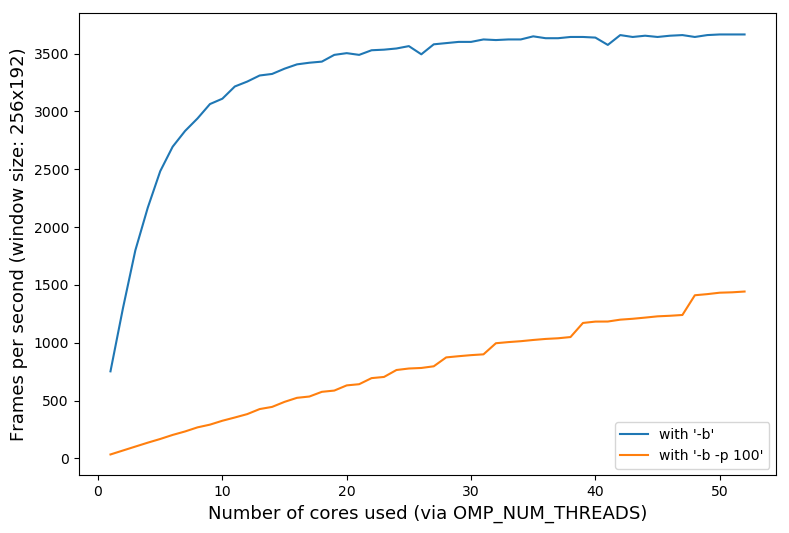

Python code for this plot:
#!/usr/bin/env python2
#
# Process and plot logs generated by two test executions:
#
# - One with normal benchmarking (i.e. option '-b')
# - One with option "-p 100" set, in addition to '-b'.
#
# The second one tells my code to reuse NOTHING from the previous
# frame; and recompute each and every pixel. This means we no longer
# run the Xaos algorithm - we use the pure AVX ('-v', default)
# algorithm, so we become completely CPU bound.
#
# By default, '-p' is set to 0.75, which means only 0.75%
# pixels are actually computed; the rest (99.25%) are copied
# from the previous frame, making the process memory-bandwidth-bound,
# and not CPU-bound. This is why by default we run so fast;
# but that also explains why we don't scale linearly with
# more cores - memory bandwidth is, still, the final frontier.
#
# /u/JanneJM asked me about this in the Reddit/programming
# thread (https://bit.ly/3AXdqG2), so I managed to run the code
# in a machine with 52 cores, with this command:
#
## First execution: '-p' set to default, 0.75. We expect this to be
## memory bound, and not scale linearly with more cores:
#
# for ((i=1; i<=$(nproc); i++)); do 
#    printf "%02d thread(s): " $i 
#    OMP_NUM_THREADS=$i SDL_VIDEODRIVER=dummy ./src/mandelSSE -b 256 192 |& grep Frames/ 
# done | tee log.txt
#
## Second execution: '-p' set to 100%!
## This is completely CPU bound, so it should scale linearly with more cores:
#
# for ((i=1; i<=$(nproc); i++)); do 
#    printf "%02d thread(s): " $i 
#    OMP_NUM_THREADS=$i SDL_VIDEODRIVER=dummy ./src/mandelSSE -b -p 100 256 192 |& grep Frames/ 
# done | tee log2.txt
#
# This script processes the two log files, and shows the difference :-)

from matplotlib import pyplot as plt

## agg backend is used to create plot as a .png file
# mpl.use('agg')

data_without_p_set = [
    float(line.split()[-1])
    for line in open("log.txt").readlines()
]
data_with_p_set = [
    float(line.split()[-1])
    for line in open("log2.txt").readlines()
]
assert len(data_with_p_set) == len(data_without_p_set)
cores_used = list(range(1,len(data_without_p_set)+1))

# Create a figure instance
fig = plt.figure(1, figsize=(9, 6))

# Create an axes instance
ax = fig.add_subplot(111)

plt.plot(cores_used, data_without_p_set, label="with '-b'")
plt.plot(cores_used, data_with_p_set, label="with '-b -p 100'")
plt.legend(loc='lower right')

## Remove top axes and right axes ticks
ax.get_xaxis().tick_bottom()
ax.get_yaxis().tick_left()

# Set axis labels
ax.set_xlabel(
    "Number of cores used (via OMP_NUM_THREADS)",
    fontdict={'fontsize': 13})
ax.set_ylabel(
    "Frames per second (window size: 256x192)",
    fontdict={'fontsize': 13})

# Save the figure
fig.savefig('scaling.png', bbox_inches='tight')
